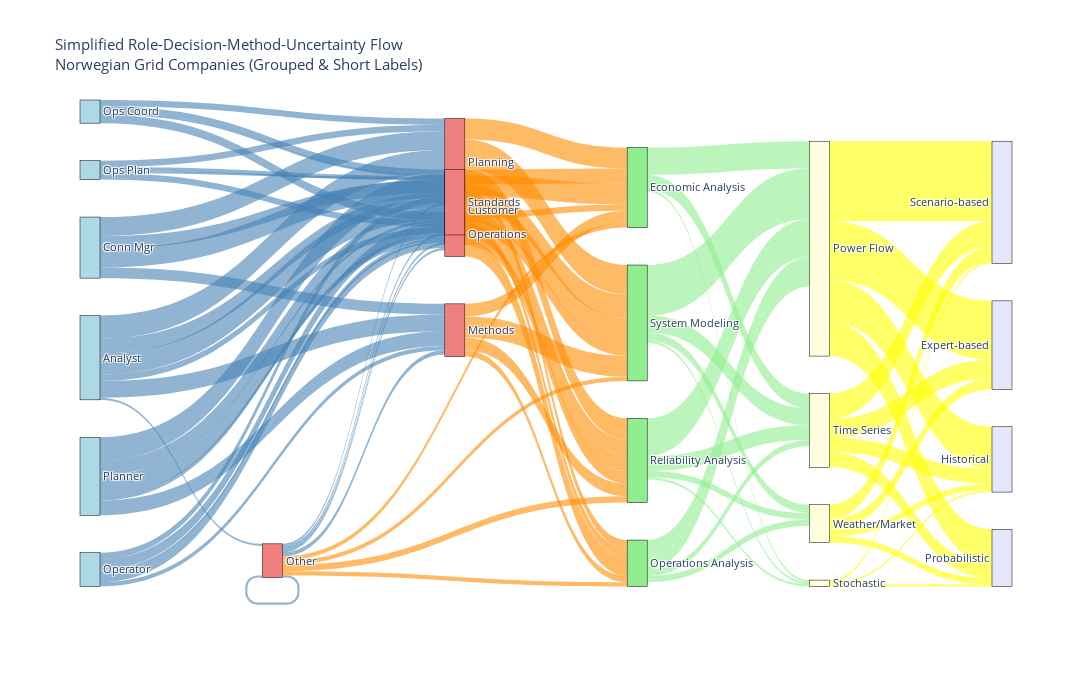

Notebook source saved alongside this figure:
### Code cell
# Create simplified Sankey with grouping
simplified_fig = create_simplified_sankey_with_grouping(
    df_cleaned, 
    COMPREHENSIVE_MAPPINGS,
    save_plot=True,
    output_dir='simplified_analysis/',
    filename='clean_grouped_sankey.html'
)

### Figure 1 — Plotly figure (JSON) as saved in the notebook; plotly's stock layout.template omitted (floating-point values rounded to 4 significant figures)
{"data": [{"link": {"color": ["rgba(70, 130, 180, 0.6)", "rgba(70, 130, 180, 0.6)", "rgba(70, 130, 180, 0.6)", "rgba(70, 130, 180, 0.6)", "rgba(70, 130, 180, 0.6)", "rgba(70, 130, 180, 0.6)", "rgba(70, 130, 180, 0.6)", "rgba(70, 130, 180, 0.6)", "rgba(70, 130, 180, 0.6)", "rgba(70, 130, 180, 0.6)", "rgba(70, 130, 180, 0.6)", "rgba(70, 130, 180, 0.6)", "rgba(70, 130, 180, 0.6)", "rgba(70, 130, 180, 0.6)", "rgba(70, 130, 180, 0.6)", "rgba(70, 130, 180, 0.6)", "rgba(70, 130, 180, 0.6)", "rgba(70, 130, 180, 0.6)", "rgba(70, 130, 180, 0.6)", "rgba(70, 130, 180, 0.6)", "rgba(70, 130, 180, 0.6)", "rgba(70, 130, 180, 0.6)", "rgba(70, 130, 180, 0.6)", "rgba(70, 130, 180, 0.6)", "rgba(70, 130, 180, 0.6)", "rgba(70, 130, 180, 0.6)", "rgba(70, 130, 180, 0.6)", "rgba(70, 130, 180, 0.6)", "rgba(70, 130, 180, 0.6)", "rgba(70, 130, 180, 0.6)", "rgba(70, 130, 180, 0.6)", "rgba(70, 130, 180, 0.6)", "rgba(70, 130, 180, 0.6)", "rgba(70, 130, 180, 0.6)", "rgba(255, 140, 0, 0.6)", "rgba(255, 140, 0, 0.6)", "rgba(255, 140, 0, 0.6)", "rgba(255, 140, 0, 0.6)", "rgba(255, 140, 0, 0.6)", "rgba(255, 140, 0, 0.6)", "rgba(255, 140, 0, 0.6)", "rgba(255, 140, 0, 0.6)", "rgba(255, 140, 0, 0.6)", "rgba(255, 140, 0, 0.6)", "rgba(255, 140, 0, 0.6)", "rgba(255, 140, 0, 0.6)", "rgba(255, 140, 0, 0.6)", "rgba(255, 140, 0, 0.6)", "rgba(255, 140, 0, 0.6)", "rgba(255, 140, 0, 0.6)", "rgba(255, 140, 0, 0.6)", "rgba(255, 140, 0, 0.6)", "rgba(255, 140, 0, 0.6)", "rgba(255, 140, 0, 0.6)", "rgba(255, 140, 0, 0.6)", "rgba(255, 140, 0, 0.6)", "rgba(255, 140, 0, 0.6)", "rgba(255, 140, 0, 0.6)", "rgba(144, 238, 144, 0.6)", "rgba(144, 238, 144, 0.6)", "rgba(144, 238, 144, 0.6)", "rgba(144, 238, 144, 0.6)", "rgba(144, 238, 144, 0.6)", "rgba(144, 238, 144, 0.6)", "rgba(144, 238, 144, 0.6)", "rgba(144, 238, 144, 0.6)", "rgba(144, 238, 144, 0.6)", "rgba(144, 238, 144, 0.6)", "rgba(144, 238, 144, 0.6)", "rgba(144, 238, 144, 0.6)", "rgba(144, 238, 144, 0.6)", "rgba(144, 238, 144, 0.6)", "rgba(144, 238, 144, 0.6)", "rgba(144, 238, 144, 0.6)", "rgba(144, 238, 144, 0.6)", "rgba(144, 238, 144, 0.6)", "rgba(144, 238, 144, 0.6)", "rgba(255, 255, 0, 0.6)", "rgba(255, 255, 0, 0.6)", "rgba(255, 255, 0, 0.6)", "rgba(255, 255, 0, 0.6)", "rgba(255, 255, 0, 0.6)", "rgba(255, 255, 0, 0.6)", "rgba(255, 255, 0, 0.6)", "rgba(255, 255, 0, 0.6)", "rgba(255, 255, 0, 0.6)", "rgba(255, 255, 0, 0.6)", "rgba(255, 255, 0, 0.6)", "rgba(255, 255, 0, 0.6)", "rgba(255, 255, 0, 0.6)", "rgba(255, 255, 0, 0.6)", "rgba(255, 255, 0, 0.6)", "rgba(255, 255, 0, 0.6)", "rgba(255, 255, 0, 0.6)", "rgba(255, 255, 0, 0.6)", "rgba(255, 255, 0, 0.6)", "rgba(255, 255, 0, 0.6)", "rgba(255, 255, 0, 0.6)", "rgba(255, 255, 0, 0.6)", "rgba(255, 255, 0, 0.6)", "rgba(255, 255, 0, 0.6)", "rgba(255, 255, 0, 0.6)", "rgba(255, 255, 0, 0.6)", "rgba(255, 255, 0, 0.6)", "rgba(255, 255, 0, 0.6)", "rgba(255, 255, 0, 0.6)", "rgba(255, 255, 0, 0.6)", "rgba(255, 255, 0, 0.6)", "rgba(255, 255, 0, 0.6)", "rgba(255, 255, 0, 0.6)", "rgba(255, 255, 0, 0.6)", "rgba(255, 255, 0, 0.6)", "rgba(255, 255, 0, 0.6)"], "source": [0, 0, 0, 0, 0, 0, 1, 1, 1, 1, 1, 2, 2, 2, 2, 3, 3, 3, 3, 4, 4, 4, 4, 5, 5, 5, 5, 5, 13, 13, 13, 13, 13, 13, 8, 8, 8, 8, 9, 9, 9, 9, 10, 10, 10, 10, 11, 11, 11, 11, 12, 12, 12, 12, 13, 13, 13, 13, 14, 14, 14, 14, 14, 15, 15, 15, 15, 16, 16, 16, 16, 16, 16, 17, 17, 17, 17, 18, 18, 18, 18, 18, 18, 18, 18, 18, 18, 18, 18, 18, 18, 18, 18, 19, 19, 19, 21, 21, 21, 21, 21, 21, 21, 21, 21, 20, 20, 20, 20, 20, 20, 20, 20], "target": [8, 9, 10, 11, 12, 13, 8, 9, 10, 11, 12, 8, 10, 11, 12, 8, 9, 10, 11, 8, 9, 10, 11, 8, 9, 10, 11, 12, 8, 9, 10, 11, 12, 13, 14, 15, 16, 17, 14, 15, 16, 17, 14, 15, 16, 17, 14, 15, 16, 17, 14, 15, 16, 17, 14, 15, 16, 17, 18, 18, 19, 21, 20, 18, 18, 21, 20, 18, 18, 19, 21, 21, 20, 18, 18, 19, 20, 22, 23, 24, 25, 22, 23, 24, 25, 22, 23, 24, 25, 22, 23, 24, 25, 22, 23, 24, 22, 23, 24, 25, 22, 23, 24, 25, 23, 22, 23, 24, 25, 22, 23, 24, 25], "value": [10, 3, 11, 7, 8, 1, 10, 2, 11, 7, 7, 9, 9, 6, 5, 1, 3, 3, 2, 1, 4, 3, 3, 1, 5, 3, 5, 2, 1, 1, 1, 1, 2, 1, 8, 3, 12, 10, 6, 6, 6, 3, 10, 4, 14, 10, 7, 4, 11, 7, 6, 3, 10, 6, 3, 2, 2, 2, 14, 4, 1, 3, 7, 8, 6, 3, 3, 18, 6, 1, 3, 1, 8, 11, 2, 1, 7, 8, 10, 8, 7, 3, 17, 7, 13, 3, 4, 3, 3, 2, 7, 2, 5, 1, 1, 1, 2, 3, 2, 2, 1, 3, 1, 3, 1, 5, 4, 3, 2, 2, 8, 4, 7]}, "node": {"color": ["lightblue", "lightblue", "lightblue", "lightblue", "lightblue", "lightblue", "lightblue", "lightblue", "lightcoral", "lightcoral", "lightcoral", "lightcoral", "lightcoral", "lightcoral", "lightgreen", "lightgreen", "lightgreen", "lightgreen", "lightyellow", "lightyellow", "lightyellow", "lightyellow", "lavender", "lavender", "lavender", "lavender"], "label": ["Analyst", "Planner", "Conn Mgr", "Ops Plan", "Ops Coord", "Operator", "Incident", "Other", "Customer", "Operations", "Planning", "Standards", "Methods", "Other", "Reliability Analysis", "Operations Analysis", "System Modeling", "Economic Analysis", "Power Flow", "Stochastic", "Time Series", "Weather/Market", "Probabilistic", "Scenario-based", "Historical", "Expert-based"], "line": {"color": "black", "width": 0.5}, "pad": 15, "thickness": 20}, "type": "sankey"}], "layout": {"font": {"size": 11}, "height": 700, "title": {"text": "Simplified Role-Decision-Method-Uncertainty Flow<br>Norwegian Grid Companies (Grouped & Short Labels)"}, "width": 1200}}
